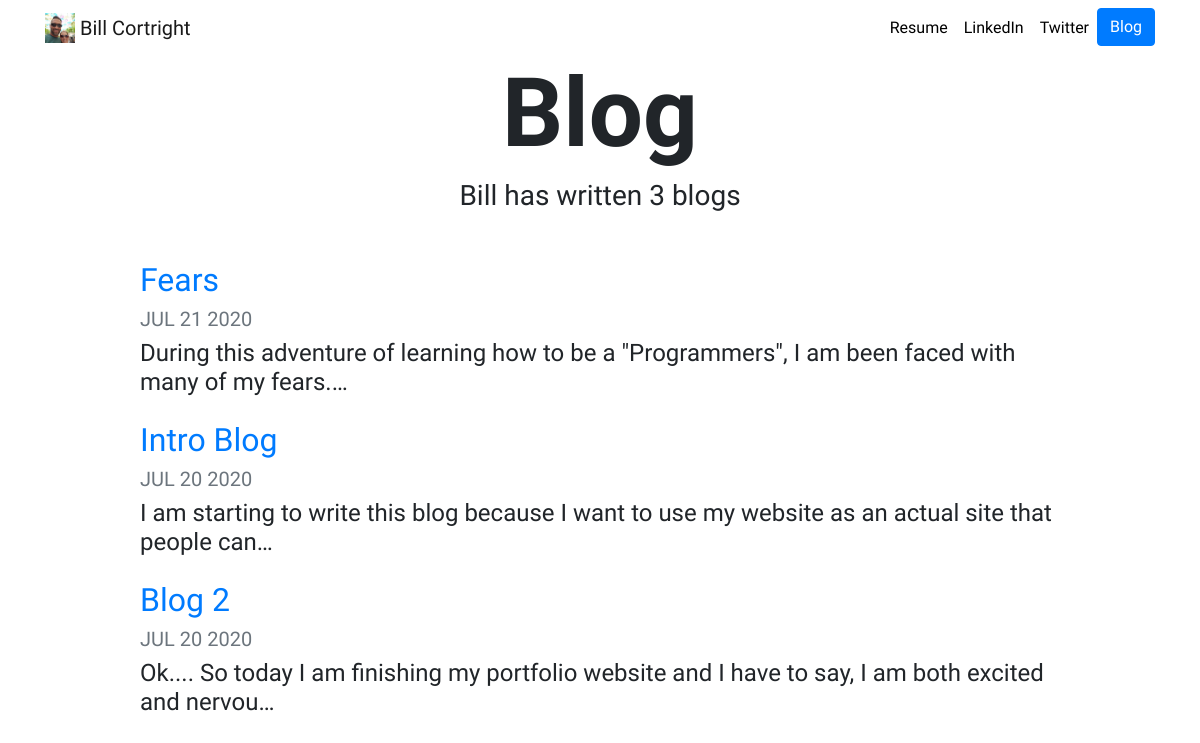
/blog/, run on an earlier commit of the app's database.
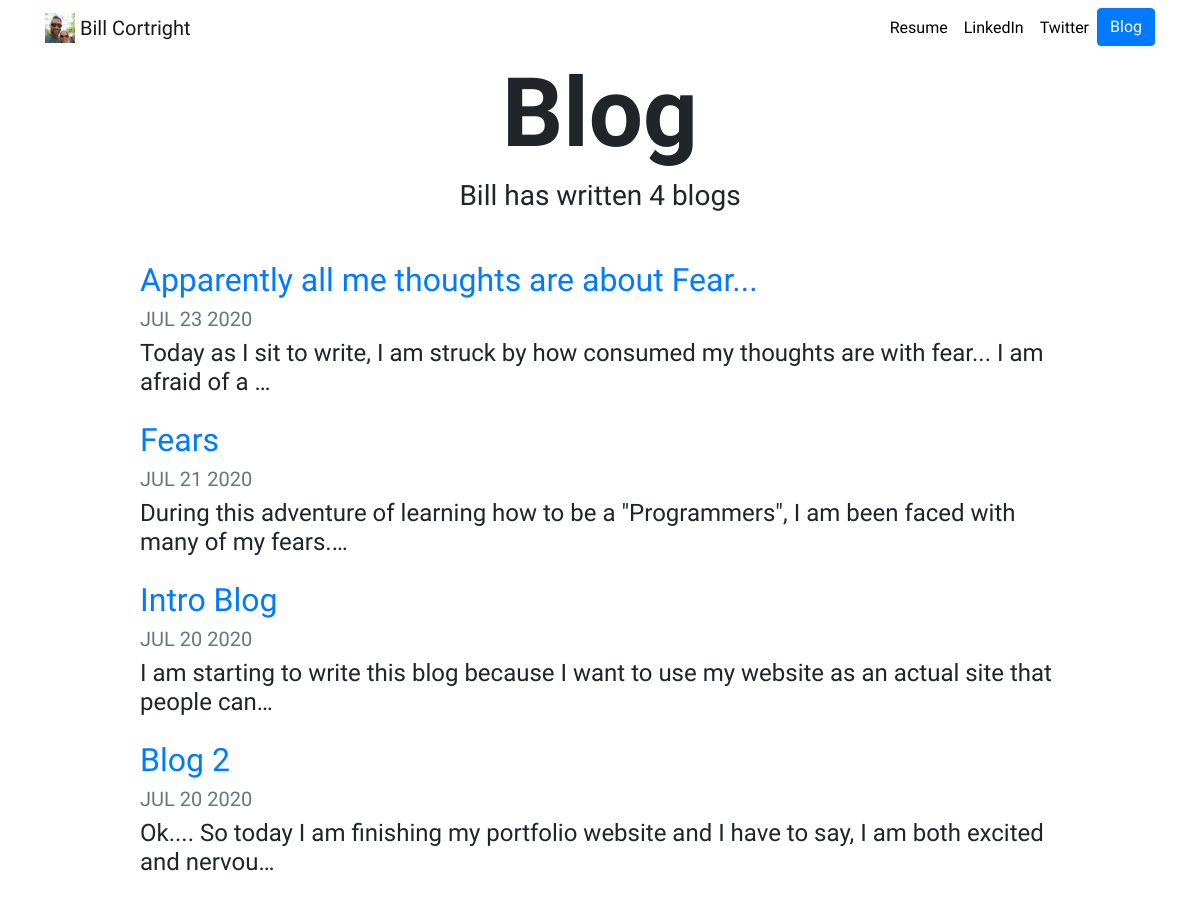
And on a later commit of the database.
### blog/models.py (models this page shows, shortened)
class Blog(models.Model):
    title = models.CharField(max_length=200)
    description = models.TextField()
    date = models.DateField()

### blog/views.py (the view)
# urls.py: path('', views.all_blogs, name='all_blogs'),
def all_blogs(request):
    blogs = Blog.objects.order_by('-date')
    return render(request, 'blog/all_blogs.html', {'blogs': blogs})

### blog/templates/blog/all_blogs.html
{% extends "portfolio/base.html" %}
{% load static %}
{% block content %}
<h1 id="blogtitle" class="font-weight-bold text-center">Blog</h1>
<h3 class="text-center mb-5">Bill has written {{ blogs.count }} blog{{ blogs.count|pluralize }}</h3>
{% for blog in blogs %}
<div class="row justify-content-center my-3">
  <div class="col-md-10">
    <a href="{% url 'blog:detail' blog.id %}">
      <h2>{{ blog.title }}</h2>
    </a>
    <h5 class="text-muted">{{ blog.date|date:'M d Y'|upper }}</h5>
    <h4>{{ blog.description|striptags|truncatechars:100 }}</h4>
  </div>
</div>
{% endfor %}
{% endblock %}

### portfolio/templates/portfolio/base.html (shortened to what this page needs)
{% load static %}
<!doctype html>
<html lang="en">
<head>
  <link rel="stylesheet" href="https://stackpath.bootstrapcdn.com/bootstrap/4.4.1/css/bootstrap.min.css">
  <link rel="stylesheet" href="{% static "portfolio/custom.css" %}">
</head>
<body>
  <nav id="topNav" class="navbar navbar-expand-md navbar-light">
    <div class="container">
      <a class="navbar-brand" href="{% url 'home' %}">
        <img src="{% static "portfolio/umbrella.png" %}" width="30" height="30" class="d-inline-block align-top" alt="Nick's Logo">
        <span>Bill Cortright</span>
      </a>
      <div class="collapse navbar-collapse text-center" id="navbarNav">
        <ul class="navbar-nav ml-auto">
          <li class="nav-item">
            <a class="nav-link" href="{% static "portfolio/resume.pdf" %}">Resume</a>
          </li>
          <li class="nav-item">
            <a class="nav-link" href="https://www.linkedin.com/in/william-cortright-aa97247a" target="_blank">LinkedIn</a>
          </li>
          <li class="nav-item">
            <a class="nav-link" href="https://twitter.com/BCort28" target="_blank">Twitter</a>
          </li>
          <li>
            <a role="button" href="{% url 'blog:all_blogs' %}" class="btn btn-primary">Blog</a>
          </li>
        </ul>
      </div>
    </div>
  </nav>
  <div class="container">
    {% block content %}{% endblock %}
  </div>
</body>
</html>

### portfolio/static/portfolio/custom.css (style rules this page uses)
.navbar-nav .nav-link { color: rgba(0,0,0,1) !important; }
body { font-family: 'Amatic SC', cursive; }
#blogtitle { font-size: 6rem; }

What changed in the data, as far as the page shows it:
added Blog: title "Apparently all me thoughts are about Fear...", date "JUL 23 2020", description "Today as I sit to write, I am struck by how consumed my thoughts are with fear... I am afraid of a …"
Also different on the page:
{{ blogs.count }}: "3" → "4"
